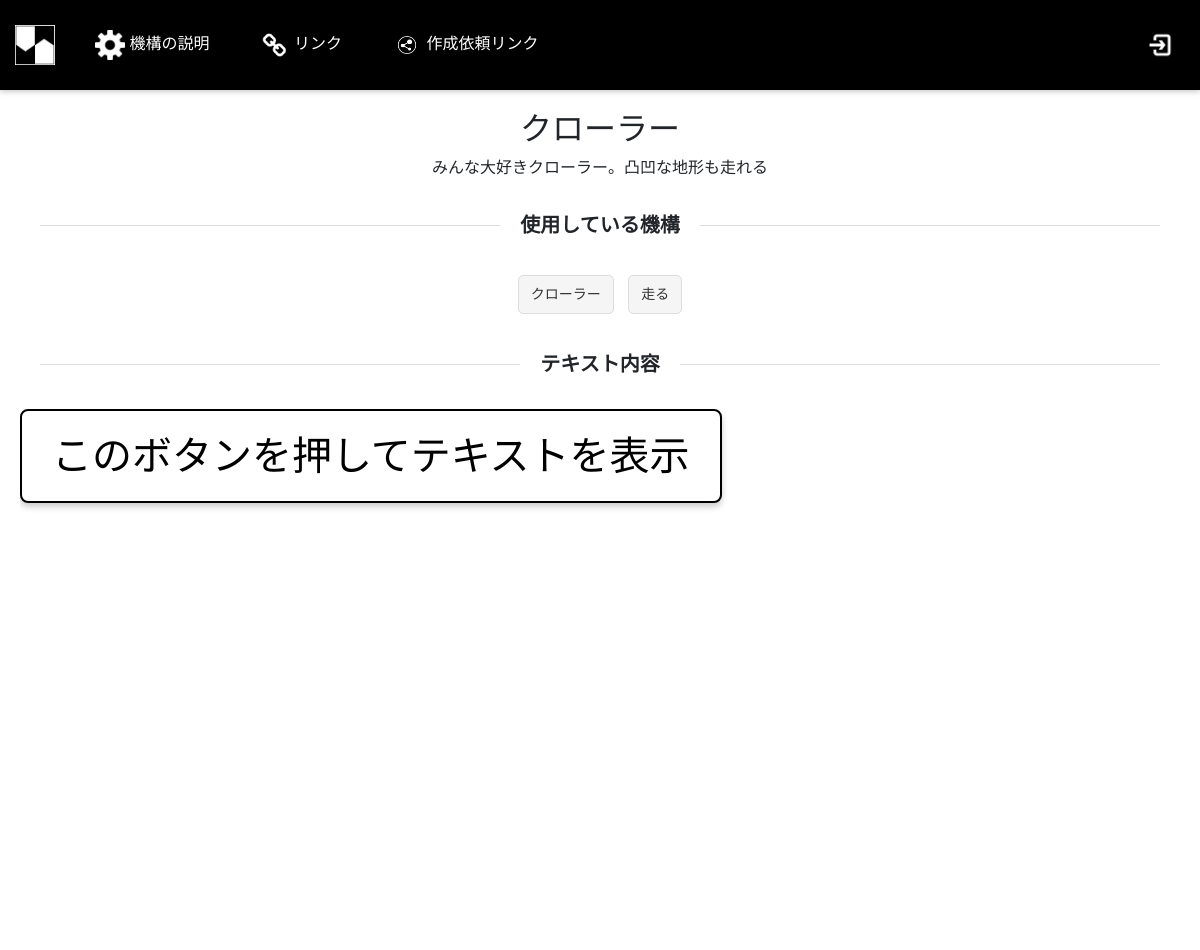
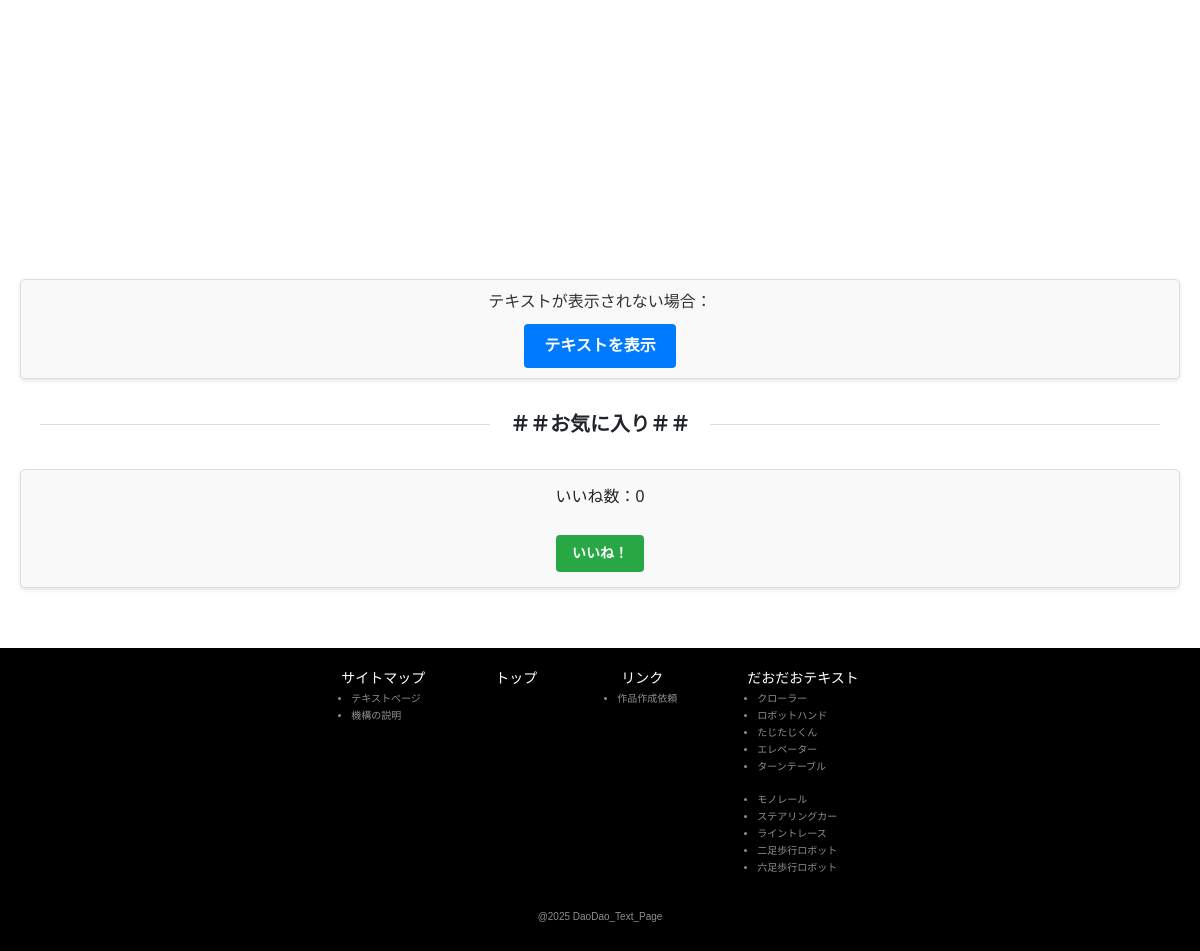
The app's page /text/1 with its own data (2 pictures, top to bottom).
### app/main/models.py (models this page shows, shortened)
class Text(db.Model):
    __tablename__ = 'texts'
    id = db.Column(db.Integer, primary_key=True)
    title = db.Column(db.String(100), nullable=False)
    context = db.Column(db.Text, nullable=True)
    mechanism = db.Column(db.String(100), nullable=True)
    pdf_path = db.Column(db.String(200), nullable=True)
    text_png = db.Column(db.String(200), nullable=True)
    stars = db.Column(db.Integer, nullable=False)
    likes = db.Column(db.Integer, nullable=False, default=0)
    @property
    def pdf_url(self):
        return get_gcs_url(self.pdf_path)

### app/main/routes.py (the view)
@main_bp.route('/text/<int:id>')
def text_detail(id):
    text = Text.query.get_or_404(id)
    return render_template('text.html', text=text)

### app/main/utils.py (called while the page is built)
def get_gcs_url(file_path):
    bucket_name = os.getenv("GCS_BUCKET_NAME", "daodaotext-data")
    if file_path.startswith("http"):
        return file_path
    return f"https://storage.googleapis.com/{bucket_name}/{os.path.basename(file_path)}"

### templates/text.html (shortened to what this page needs)
<!DOCTYPE html>
<html lang="ja">
<head>
  <link rel="stylesheet" href="https://cdnjs.cloudflare.com/ajax/libs/bootstrap/5.3.2/css/bootstrap.min.css">
  <link rel="stylesheet" href="{{ url_for('static', filename='css/textstyle.css') }}">
</head>
<body>
    <header class="header">
        <div class="logo">
            <a href="{{ url_for('main.index') }}">
                <img src="{{ url_for('static', filename='uploads/だおだおロゴ.png') }}" alt="だおだおテキスト" class="triangle-logo">
            </a>
        </div>
        <div class="nav">
            <div class="nav-item" onclick="toggleDropdown(this)">
                <img src="{{ url_for('static', filename='uploads/歯車.png') }}" alt="説明" class="nav-icon">
                機構の説明
            </div>
            <div class="nav-item" onclick="toggleDropdown(this)">
                <img src="{{ url_for('static', filename='uploads/リンク.png') }}" alt="リンク" class="nav-icon">
                リンク
            </div>
            <div class="nav-item" onclick="toggleDropdown(this)">
                <img src="{{ url_for('static', filename='uploads/作成依頼リンク.png') }}" alt="依頼" class="nav-icon">
                作成依頼リンク
            </div>
        </div>
        <div class="login-item">
            {% if 'user_id' in session %}
                <a href="{{ url_for('auth.logout') }}">
                    <img src="{{ url_for('static', filename='uploads/ログアウト.png') }}" alt="ログアウト" class="nav-icon">
                </a>
            {% else %}
                <a href="{{ url_for('auth.login') }}">
                    <img src="{{ url_for('static', filename='uploads/ログイン.png') }}" alt="ログイン" class="nav-icon">
                </a>
            {% endif %}
        </div>
    </header>
    <main class="container-fluid" style="padding: 20px;">
        <h2 class="text-center">{{ text.title }}</h2>
        <p class="text-center">{{ text.context }}</p>
        <div class="section-title">使用している機構</div>
        <div class="text-center">
            {% for mechanism in text.mechanism.split(",") %}
                <span class="mechanism-tag">{{ mechanism.strip() }}</span>
            {% endfor %}
        </div>
        <div class="section-title">テキスト内容</div>
        <object
            class="pdf-container"
            data="{{ text.pdf_url }}"
            type="application/pdf"
            width="100%"
            height="600">
            <p><a href="{{ text.pdf_url }}" target="_blank">このボタンを押してテキストを表示</a></p>
        </object>
        <div class="text-link-container">
            <p>テキストが表示されない場合：</p>
            <a href="{{ text.pdf_url }}" class="btn btn-primary" target="_blank">テキストを表示</a>
        </div>
        <div class="section-title">＃＃お気に入り＃＃</div>
        <div class="like-container">
            <p>いいね数：<span id="likes-{{ text.id }}">{{ text.likes }}</span></p>
            <button class="like-button" data-text-id="{{ text.id }}">いいね！</button>
        </div>
    </main>
    <footer class="footer">
        <nav class="footer-nav">
            <div class="text_item">
                <a href="#">サイトマップ</a>
                <ul>
                    <li><a href="{{ url_for('main.index') }}">テキストページ</a></li>
                    <li><a href="{{ url_for('main.mechanism') }}">機構の説明</a></li>
                </ul>
            </div>
            <a href="{{ url_for('main.index') }}">トップ</a>
            <div class="text_item">
                <a href="#">リンク
                    <ul>
                        <li><a href="https://docs.google.com/forms/d/e/1FAIpQLSdLXEhs-E4C8cFYCvby7iktfm9dJuClfRFH-XbwikIdS_pWBg/viewform">作品作成依頼</a></li>
                    </ul>
                </a>
            </div>
            <div class="text_item">
                <a href="#">だおだおテキスト</a>
                <div>
                    <ul>
                        <li><a href="{{ url_for('main.text_detail', id=1) }}">クローラー</a></li>
                        <li><a href="{{ url_for('main.text_detail', id=2) }}">ロボットハンド</a></li>
                        <li><a href="{{ url_for('main.text_detail', id=3) }}">たじたじくん</a></li>
                        <li><a href="{{ url_for('main.text_detail', id=4) }}">エレベーター</a></li>
                        <li><a href="{{ url_for('main.text_detail', id=5) }}">ターンテーブル</a></li>
                    </ul>
                    <ul>
                        <li><a href="{{ url_for('main.text_detail', id=6) }}">モノレール</a></li>
                        <li><a href="{{ url_for('main.text_detail', id=7) }}">ステアリングカー</a></li>
                        <li><a href="{{ url_for('main.text_detail', id=8) }}">ライントレース</a></li>
                        <li><a href="{{ url_for('main.text_detail', id=9) }}">二足歩行ロボット</a></li>
                        <li><a href="{{ url_for('main.text_detail', id=10) }}">六足歩行ロボット</a></li>
                    </ul>
                </div>
            </div>
        </nav>
        <h1 class="footerbottom">@2025 DaoDao_Text_Page</h1>
    </footer>
</body>
</html>

### static/css/textstyle.css (style rules this page uses)
body { margin: 0; padding: 0; font-family: sans-serif; }
header { background-color: #000; color: #fff; padding: 15px; display: flex; justify-content: flex-start; align-items: center; box-shadow: 0 2px 5px rgba(0, 0, 0, 0.2); }
.header .logo { display: flex; align-items: center; margin-right: 30px; }
.triangle-logo { width: 40px; height: 40px; margin-right: 10px; margin-top: 10px; margin-bottom: 10px; }
.header .nav { display: flex; gap: 50px; align-items: center; }
.nav-item { color: #fff; cursor: pointer; position: relative; font-size: 16px; text-align: left; }
.header .login-item { margin-left: auto; cursor: pointer; padding: 10px; position: relative; }
.nav-icon { width: 30px; height: 30px; object-fit: contain; -webkit-filter: brightness(0) invert(1); filter: brightness(0) invert(1); }
.section-title { display: flex; align-items: center; justify-content: center; margin: 30px 0; font-size: 20px; font-weight: bold; }
.section-title::before, .section-title::after { content: ''; flex: 1; border-bottom: 1px solid #ddd; margin: 0 20px; }
p a { font-size: 40px; text-align: center; display: inline-block; padding: 15px 30px; background-color: #fff; color: #000; text-decoration: none; border: 2px solid #000; border-radius: 8px; box-shadow: 0 4px 6px rgba(0, 0, 0, 0.2); transition: all 0.3s ease; }
.mechanism-tag { display: inline-block; margin: 5px; padding: 8px 12px; background-color: #f5f5f5; color: #333; border-radius: 5px; border: 1px solid #ddd; font-size: 14px; }
.footer { background: #000; color: #fff; padding: 20px; text-align: center; margin-top: 40px; }
.footer h1 { font-size: 10px; color: #8e8e8e; margin-top: 20px; }
.footer-nav { display: flex; justify-content: center; gap: 70px; font-size: 14px; }
.footer-nav a { color: #fff; text-decoration: none; }
.footer-nav ul { padding-left: 10px; }
.footer-nav li { font-size: 10px; color: #8e8e8e; text-align: left; padding-top: 2px; }
.footer-nav li a { font-size: 10px; color: #8e8e8e; text-align: left; }
.pdf-container { display: block; width: 100%; height: 100vh; border: none; overflow: auto; }
.text-link-container { text-align: center; margin: 20px 0; padding: 10px; border: 1px solid #ddd; border-radius: 5px; background-color: #f9f9f9; box-shadow: 0px 2px 4px rgba(0, 0, 0, 0.1); }
.text-link-container p { font-size: 16px; color: #333; margin-bottom: 10px; }
.text-link-container .btn { display: inline-block; padding: 10px 20px; font-size: 16px; font-weight: bold; color: #ffffff; background-color: #007bff; border: none; border-radius: 4px; text-decoration: none; transition: background-color 0.3s ease; }
.like-container { display: flex; flex-direction: column; align-items: center; justify-content: center; padding: 15px; margin-top: 20px; border: 1px solid #ddd; border-radius: 5px; background-color: #f9f9f9; box-shadow: 0px 2px 4px rgba(0, 0, 0, 0.1); }
.like-button { margin-top: 10px; padding: 8px 16px; font-size: 14px; font-weight: bold; color: #ffffff; background-color: #28a745; border: none; border-radius: 4px; cursor: pointer; transition: background-color 0.3s ease; }

### records on screen
Text: title "クローラー", context "みんな大好きクローラー。凸凹な地形も走れる", likes "0"

### other values on screen
{{ mechanism.strip() }} "クローラー" "走る"
